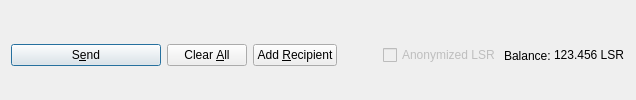
         <widget class="QFrame" name="frame_Send">
          <layout class="QHBoxLayout" name="horizontalLayout">
           <property name="bottomMargin">
            <number>0</number>
           </property>
           <item>
            <widget class="QPushButton" name="sendButton">
             <property name="minimumSize">
              <size>
               <width>150</width>
               <height>0</height>
              </size>
             </property>
             <property name="toolTip">
              <string>Confirm the send action</string>
             </property>
             <property name="text">
              <string>S&amp;end</string>
             </property>
             <property name="icon">
              <iconset resource="../leisurecoin.qrc">
               <normaloff>:/icons/send</normaloff>:/icons/send</iconset>
             </property>
             <property name="autoDefault">
              <bool>false</bool>
             </property>
             <property name="default">
              <bool>true</bool>
             </property>
            </widget>
           </item>
           <item>
            <widget class="QPushButton" name="clearButton">
             <property name="sizePolicy">
              <sizepolicy hsizetype="Minimum" vsizetype="Fixed">
               <horstretch>0</horstretch>
               <verstretch>0</verstretch>
              </sizepolicy>
             </property>
             <property name="toolTip">
              <string>Clear all fields of the form.</string>
             </property>
             <property name="text">
              <string>Clear &amp;All</string>
             </property>
             <property name="icon">
              <iconset resource="../leisurecoin.qrc">
               <normaloff>:/icons/remove</normaloff>:/icons/remove</iconset>
             </property>
             <property name="autoDefault">
              <bool>false</bool>
             </property>
            </widget>
           </item>
           <item>
            <widget class="QPushButton" name="addButton">
             <property name="toolTip">
              <string>Send to multiple recipients at once</string>
             </property>
             <property name="text">
              <string>Add &amp;Recipient</string>
             </property>
             <property name="icon">
              <iconset resource="../leisurecoin.qrc">
               <normaloff>:/icons/add</normaloff>:/icons/add</iconset>
             </property>
             <property name="autoDefault">
              <bool>false</bool>
             </property>
            </widget>
           </item>
           <item>
            <spacer name="horizontalSpacer">
             <property name="orientation">
              <enum>Qt::Horizontal</enum>
             </property>
             <property name="sizeHint" stdset="0">
              <size>
               <width>40</width>
               <height>20</height>
              </size>
             </property>
            </spacer>
           </item>
           <item>
            <layout class="QHBoxLayout" name="horizontalLayout_2">
             <property name="spacing">
              <number>3</number>
             </property>
             <item>
              <widget class="QCheckBox" name="checkzlsr">
               <property name="enabled">
                <bool>false</bool>
               </property>
               <property name="text">
                <string>Anonymized LSR</string>
               </property>
              </widget>
             </item>
             <item>
              <widget class="QLabel" name="label">
               <property name="text">
                <string>Balance:</string>
               </property>
              </widget>
             </item>
             <item>
              <widget class="QLabel" name="labelBalance">
               <property name="sizePolicy">
                <sizepolicy hsizetype="Preferred" vsizetype="Fixed">
                 <horstretch>0</horstretch>
                 <verstretch>0</verstretch>
                </sizepolicy>
               </property>
               <property name="cursor">
                <cursorShape>IBeamCursor</cursorShape>
               </property>
               <property name="text">
                <string notr="true">123.456 LSR</string>
               </property>
               <property name="textInteractionFlags">
                <set>Qt::LinksAccessibleByMouse|Qt::TextSelectableByKeyboard|Qt::TextSelectableByMouse</set>
               </property>
              </widget>
             </item>
            </layout>
           </item>
          </layout>
         </widget>
